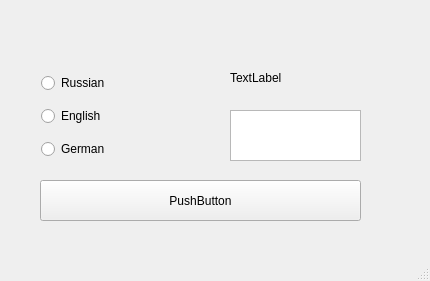
<?xml version="1.0" encoding="UTF-8"?>
<ui version="4.0">
 <class>MainWindow</class>
 <widget class="QMainWindow" name="MainWindow">
  <property name="geometry">
   <rect>
    <x>0</x>
    <y>0</y>
    <width>430</width>
    <height>281</height>
   </rect>
  </property>
  <property name="windowTitle">
   <string>MainWindow</string>
  </property>
  <property name="styleSheet">
   <string notr="true"/>
  </property>
  <widget class="QWidget" name="centralwidget">
   <widget class="QWidget" name="layoutWidget">
    <property name="geometry">
     <rect>
      <x>41</x>
      <y>66</y>
      <width>141</width>
      <height>101</height>
     </rect>
    </property>
    <layout class="QVBoxLayout" name="verticalLayout">
     <item>
      <widget class="QRadioButton" name="radioRussian">
       <property name="text">
        <string>Russian</string>
       </property>
      </widget>
     </item>
     <item>
      <widget class="QRadioButton" name="radioEnglish">
       <property name="text">
        <string>English</string>
       </property>
      </widget>
     </item>
     <item>
      <widget class="QRadioButton" name="radioGerman">
       <property name="text">
        <string>German</string>
       </property>
      </widget>
     </item>
    </layout>
   </widget>
   <widget class="QPushButton" name="btnClick">
    <property name="geometry">
     <rect>
      <x>40</x>
      <y>180</y>
      <width>321</width>
      <height>41</height>
     </rect>
    </property>
    <property name="text">
     <string>PushButton</string>
    </property>
   </widget>
   <widget class="QTextEdit" name="textEdit">
    <property name="geometry">
     <rect>
      <x>230</x>
      <y>110</y>
      <width>131</width>
      <height>51</height>
     </rect>
    </property>
   </widget>
   <widget class="QLabel" name="lblCountry">
    <property name="geometry">
     <rect>
      <x>230</x>
      <y>70</y>
      <width>141</width>
      <height>16</height>
     </rect>
    </property>
    <property name="text">
     <string>TextLabel</string>
    </property>
   </widget>
  </widget>
  <widget class="QMenuBar" name="menubar">
   <property name="geometry">
    <rect>
     <x>0</x>
     <y>0</y>
     <width>430</width>
     <height>21</height>
    </rect>
   </property>
  </widget>
  <widget class="QStatusBar" name="statusbar"/>
 </widget>
 <resources/>
 <connections/>
</ui>
